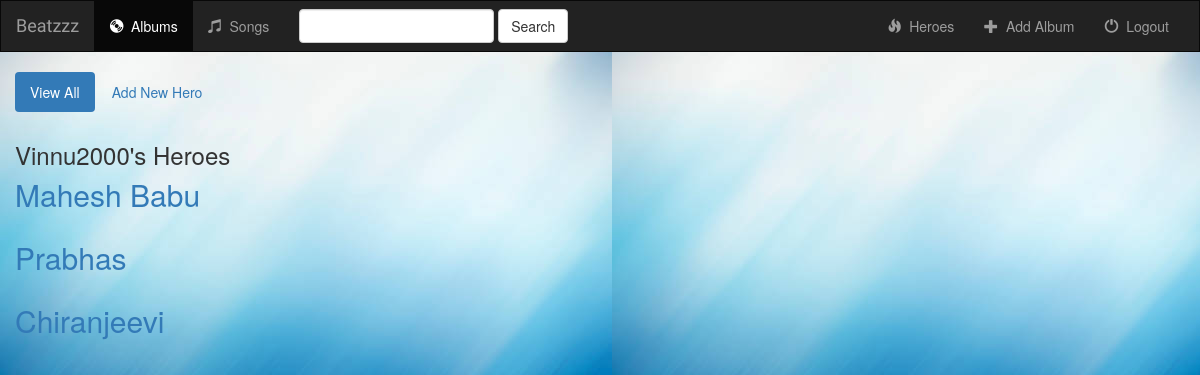
Page /music/hero/ (signed in) on the committed database.
### music/models.py (models this page shows, shortened)
class Hero(models.Model):
    hero_name = models.CharField(max_length=15)
    age = models.IntegerField()
    class Meta:
        verbose_name_plural = "Hero"

### music/views.py (the view)
# urls.py: url(r'hero/$', views.HeroesView.as_view(), name='hero-in'),
class HeroesView(generic.ListView):
    context_object_name = 'all_heroes'
    template_name = 'music/heroes_index.html'
    def get_queryset(self):
        return Hero.objects.all()

### music/templates/music/heroes_index.html (shortened to what this page needs)
{% extends 'music/Base.html' %}
{% block albums_active %}active{% endblock %}
{% block body %}
<div class="albums-container container-fluid">
    <ul class="nav nav-pills" style="margin-bottom: 10px;">
                <li role="presentation" class="active"><a href="#">View All</a></li>
                <li role="presentation"><a href="{% url 'music:hero-add' %}">Add New Hero</a></li>
            </ul>
    <div class="row">
        <div class="col-sm-12">
            <h3>{{ user.username }}'s Heroes</h3>
        </div>
        {% if all_heroes %}
            {% for hero in all_heroes %}
                <div class="container-fluid">
                    <a href="{% url 'music:index-h' hero.id %}">
                    <h2>{{ hero.hero_name }}</h2>
                    </a>
                </div>
            {% endfor %}
        {% else %}
            <h3>You dont have any heroes to display here</h3>
{% endif %}
{% endblock %}

### music/static/music/style.css (style rules this page uses)
body { background: red url("images/background.jpg"); }

### rows in the picture
Hero: hero_name "Mahesh Babu"
Hero: hero_name "Prabhas"
Hero: hero_name "Chiranjeevi"

### other values in the picture
{{ user.username }} "Vinnu2000"
